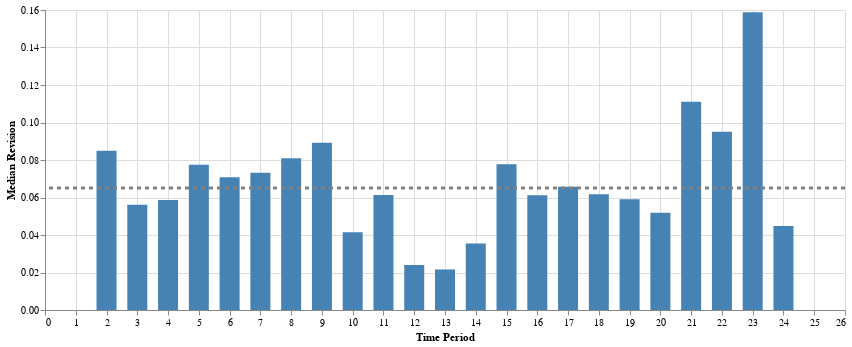

The code cell stored with this chart in its notebook:
### Code cell
plot_series_revision(revision(rf_series, in_place=True, smooth=True), smooth=True)

### Figure 1 — Vega-Lite specification as saved in the notebook (floating-point values rounded to 4 significant figures)
{"$schema": "https://vega.github.io/schema/vega-lite/v5.16.3.json", "config": {"view": {"continuousHeight": 300, "continuousWidth": 300}}, "data": {"name": "data-dfc3efb07980691286c1c332678cb8bd"}, "datasets": {"data-dfc3efb07980691286c1c332678cb8bd": [{"mean": 0, "median": 0, "period": 1}, {"mean": 0.05842, "median": 0.08498, "period": 2}, {"mean": 0.0483, "median": 0.0561, "period": 3}, {"mean": 0.05591, "median": 0.05862, "period": 4}, {"mean": 0.04655, "median": 0.07753, "period": 5}, {"mean": 0.05461, "median": 0.0708, "period": 6}, {"mean": 0.05483, "median": 0.07326, "period": 7}, {"mean": 0.06107, "median": 0.08094, "period": 8}, {"mean": 0.06065, "median": 0.08923, "period": 9}, {"mean": 0.05046, "median": 0.04145, "period": 10}, {"mean": 0.04196, "median": 0.06127, "period": 11}, {"mean": 0.04106, "median": 0.02398, "period": 12}, {"mean": 0.04693, "median": 0.02162, "period": 13}, {"mean": 0.05992, "median": 0.03546, "period": 14}, {"mean": 0.0786, "median": 0.07767, "period": 15}, {"mean": 0.07424, "median": 0.06114, "period": 16}, {"mean": 0.09022, "median": 0.06577, "period": 17}, {"mean": 0.07685, "median": 0.06169, "period": 18}, {"mean": 0.06775, "median": 0.05904, "period": 19}, {"mean": 0.07111, "median": 0.05193, "period": 20}, {"mean": 0.07239, "median": 0.111, "period": 21}, {"mean": 0.0703, "median": 0.0951, "period": 22}, {"mean": 0.1295, "median": 0.1588, "period": 23}, {"mean": 0.1632, "median": 0.04483, "period": 24}]}, "height": 300, "layer": [{"encoding": {"color": {"condition": {"test": "(datum['median'] > 0)", "value": "steelblue"}, "value": "orange"}, "x": {"field": "period", "title": "Time Period", "type": "quantitative"}, "y": {"field": "median", "title": "Median Revision", "type": "quantitative"}}, "mark": {"size": 20, "type": "bar"}}, {"encoding": {"y": {"aggregate": "mean", "field": "median", "type": "quantitative"}}, "mark": {"color": "gray", "size": 3, "strokeDash": [4, 4], "type": "rule"}}], "width": 800}
